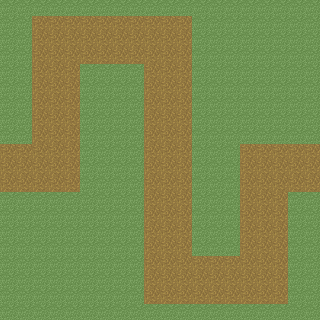

Below is a game level as drawn by its tile map, then a one-line description and the .tmx file that defines it, in full:
An orthogonal 20x20 tile map with 16x16 px tiles, 2 tile layers (Tile Layer 1, Tile Layer 2) and 8 objects (3x RIGHT, 2x UP, START, DOWN, STOP).

<map version="1.4" tiledversion="1.4.3" orientation="orthogonal" renderorder="right-down" width="20" height="20" tilewidth="16" tileheight="16" infinite="0" nextlayerid="3" nextobjectid="2">
 <tileset firstgid="1" source="blocks.tsx" />
 <layer id="1" name="Tile Layer 1" width="20" height="20">
  <data encoding="csv">
3,3,3,3,3,3,3,3,3,3,3,3,3,3,3,3,3,3,3,3,
3,3,3,3,3,3,3,3,3,3,3,3,3,3,3,3,3,3,3,3,
3,3,3,3,3,3,3,3,3,3,3,3,3,3,3,3,3,3,3,3,
3,3,3,3,3,3,3,3,3,3,3,3,3,3,3,3,3,3,3,3,
3,3,3,3,3,3,3,3,3,3,3,3,3,3,3,3,3,3,3,3,
3,3,3,3,3,3,3,3,3,3,3,3,3,3,3,3,3,3,3,3,
3,3,3,3,3,3,3,3,3,3,3,3,3,3,3,3,3,3,3,3,
3,3,3,3,3,3,3,3,3,3,3,3,3,3,3,3,3,3,3,3,
3,3,3,3,3,3,3,3,3,3,3,3,3,3,3,3,3,3,3,3,
3,3,3,3,3,3,3,3,3,3,3,3,3,3,3,3,3,3,3,3,
3,3,3,3,3,3,3,3,3,3,3,3,3,3,3,3,3,3,3,3,
3,3,3,3,3,3,3,3,3,3,3,3,3,3,3,3,3,3,3,3,
3,3,3,3,3,3,3,3,3,3,3,3,3,3,3,3,3,3,3,3,
3,3,3,3,3,3,3,3,3,3,3,3,3,3,3,3,3,3,3,3,
3,3,3,3,3,3,3,3,3,3,3,3,3,3,3,3,3,3,3,3,
3,3,3,3,3,3,3,3,3,3,3,3,3,3,3,3,3,3,3,3,
3,3,3,3,3,3,3,3,3,3,3,3,3,3,3,3,3,3,3,3,
3,3,3,3,3,3,3,3,3,3,3,3,3,3,3,3,3,3,3,3,
3,3,3,3,3,3,3,3,3,3,3,3,3,3,3,3,3,3,3,3,
3,3,3,3,3,3,3,3,3,3,3,3,3,3,3,3,3,3,3,3
</data>
 </layer>
 <layer id="2" name="Tile Layer 2" width="20" height="20">
  <data encoding="csv">
0,0,0,0,0,0,0,0,0,0,0,0,0,0,0,0,0,0,0,0,
0,0,4,4,4,4,4,4,4,4,4,4,0,0,0,0,0,0,0,0,
0,0,4,4,4,4,4,4,4,4,4,4,0,0,0,0,0,0,0,0,
0,0,4,4,4,4,4,4,4,4,4,4,0,0,0,0,0,0,0,0,
0,0,4,4,4,0,0,0,0,4,4,4,0,0,0,0,0,0,0,0,
0,0,4,4,4,0,0,0,0,4,4,4,0,0,0,0,0,0,0,0,
0,0,4,4,4,0,0,0,0,4,4,4,0,0,0,0,0,0,0,0,
0,0,4,4,4,0,0,0,0,4,4,4,0,0,0,0,0,0,0,0,
0,0,4,4,4,0,0,0,0,4,4,4,0,0,0,0,0,0,0,0,
4,4,4,4,4,0,0,0,0,4,4,4,0,0,0,4,4,4,4,4,
4,4,4,4,4,0,0,0,0,4,4,4,0,0,0,4,4,4,4,4,
4,4,4,4,4,0,0,0,0,4,4,4,0,0,0,4,4,4,4,4,
0,0,0,0,0,0,0,0,0,4,4,4,0,0,0,4,4,4,0,0,
0,0,0,0,0,0,0,0,0,4,4,4,0,0,0,4,4,4,0,0,
0,0,0,0,0,0,0,0,0,4,4,4,0,0,0,4,4,4,0,0,
0,0,0,0,0,0,0,0,0,4,4,4,0,0,0,4,4,4,0,0,
0,0,0,0,0,0,0,0,0,4,4,4,4,4,4,4,4,4,0,0,
0,0,0,0,0,0,0,0,0,4,4,4,4,4,4,4,4,4,0,0,
0,0,0,0,0,0,0,0,0,4,4,4,4,4,4,4,4,4,0,0,
0,0,0,0,0,0,0,0,0,0,0,0,0,0,0,0,0,0,0,0
</data>
 </layer>
 <objectgroup id="3" name="Path">
  <object id="1" name="START" x="0" y="160" width="16" height="16">
   <properties>
    <property name="X_Vel" type="int" value="1" />
    <property name="Y_Vel" type="int" value="0" />
   </properties>
  </object>
  <object id="2" name="UP" x="48" y="160" width="16" height="16">
   <properties>
    <property name="X_Vel" type="int" value="1" />
    <property name="Y_Vel" type="int" value="0" />
   </properties>
  </object>
  <object id="3" name="RIGHT" x="48" y="32" width="16" height="16">
   <properties>
    <property name="X_Vel" type="int" value="0" />
    <property name="Y_Vel" type="int" value="-1" />
   </properties>
  </object>
  <object id="4" name="DOWN" x="160" y="32" width="16" height="16">
   <properties>
    <property name="X_Vel" type="int" value="1" />
    <property name="Y_Vel" type="int" value="0" />
   </properties>
  </object>
  <object id="5" name="RIGHT" x="160" y="272" width="16" height="16">
   <properties>
    <property name="X_Vel" type="int" value="0" />
    <property name="Y_Vel" type="int" value="1" />
   </properties>
  </object>
  <object id="6" name="UP" x="256" y="272" width="16" height="16">
   <properties>
    <property name="X_Vel" type="int" value="1" />
    <property name="Y_Vel" type="int" value="0" />
   </properties>
  </object>
  <object id="7" name="RIGHT" x="256" y="160" width="16" height="16">
   <properties>
    <property name="X_Vel" type="int" value="0" />
    <property name="Y_Vel" type="int" value="-1" />
   </properties>
  </object>
  <object id="8" name="STOP" x="304" y="160" width="16" height="16">
   <properties>
    <property name="X_Vel" type="int" value="1" />
    <property name="Y_Vel" type="int" value="0" />
   </properties>
  </object>
 </objectgroup>
</map>
